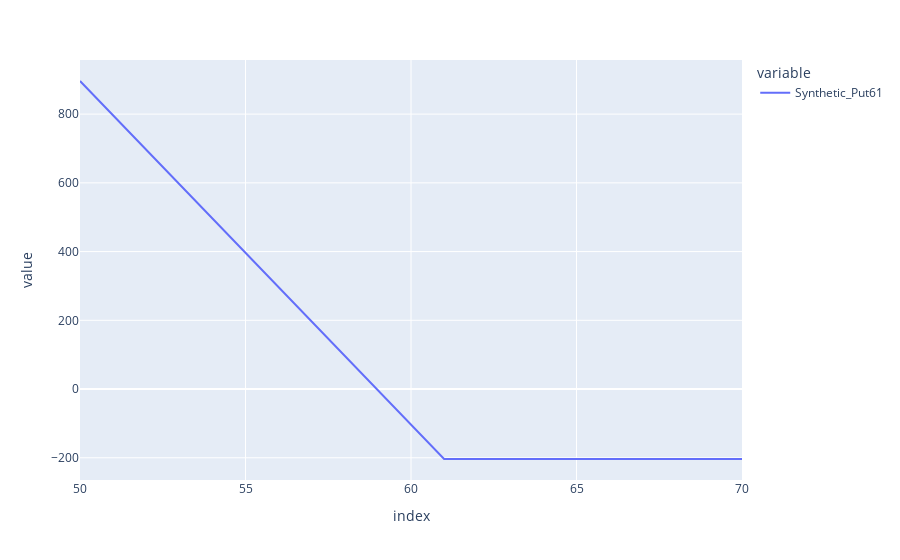

Notebook code cell kept with this figure:
### Markdown cell above
- That is the payoff of your synthetic put. What would you pay for this put?

This put is equal to:

\begin{align}

P_0 &= C_o + Ke^{-r\tau} - S_0 \\

P_0 &= 1.03 +60.637 - 60 = \$1.676

\end{align}

- a long call option plus a short position in stock is equal to a long put option less a certain amount of cash $Ke^{r\tau}$.

### Code cell
synthetic_put = pd.DataFrame(np.maximum(61-Ss,0) -putprice,columns =['Synthetic_Put61'],index = Ss)*100 -36
px.line(synthetic_put)

### Figure 1 — Plotly figure (JSON) as saved in the notebook; plotly's stock layout.template omitted (floating-point values rounded to 4 significant figures; data arrays with more than 128 entries replaced by an {"elided": "..."} marker saying what was removed)
{"data": [{"hovertemplate": "variable=Synthetic_Put61<br>index=%{x}<br>value=%{y}<extra></extra>", "legendgroup": "Synthetic_Put61", "line": {"color": "#636efa", "dash": "solid"}, "marker": {"symbol": "circle"}, "mode": "lines", "name": "Synthetic_Put61", "orientation": "v", "showlegend": true, "type": "scatter", "x": {"elided": "161 float values"}, "xaxis": "x", "y": {"elided": "161 float values"}, "yaxis": "y"}], "layout": {"legend": {"title": {"text": "variable"}, "tracegroupgap": 0}, "margin": {"t": 60}, "xaxis": {"anchor": "y", "domain": [0, 1], "title": {"text": "index"}}, "yaxis": {"anchor": "x", "domain": [0, 1], "title": {"text": "value"}}}}
